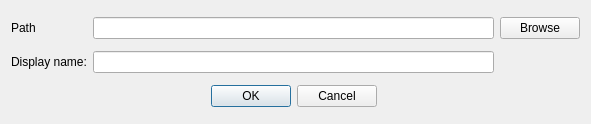
<?xml version="1.0" encoding="UTF-8"?>
<ui version="4.0">
 <class>ShortCutDialog</class>
 <widget class="QDialog" name="ShortCutDialog">
  <property name="geometry">
   <rect>
    <x>0</x>
    <y>0</y>
    <width>591</width>
    <height>124</height>
   </rect>
  </property>
  <property name="windowTitle">
   <string>Dialog</string>
  </property>
  <layout class="QGridLayout" name="gridLayout">
   <item row="0" column="0">
    <widget class="QLabel" name="label">
     <property name="text">
      <string>Path</string>
     </property>
    </widget>
   </item>
   <item row="0" column="1">
    <widget class="QLineEdit" name="txtPath"/>
   </item>
   <item row="0" column="2">
    <widget class="QPushButton" name="cmdBrowse">
     <property name="text">
      <string>Browse</string>
     </property>
    </widget>
   </item>
   <item row="2" column="1">
    <widget class="QDialogButtonBox" name="buttonBox">
     <property name="orientation">
      <enum>Qt::Horizontal</enum>
     </property>
     <property name="standardButtons">
      <set>QDialogButtonBox::Cancel|QDialogButtonBox::Ok</set>
     </property>
     <property name="centerButtons">
      <bool>true</bool>
     </property>
    </widget>
   </item>
   <item row="1" column="0">
    <widget class="QLabel" name="label_2">
     <property name="text">
      <string>Display name:</string>
     </property>
    </widget>
   </item>
   <item row="1" column="1">
    <widget class="QLineEdit" name="txtName"/>
   </item>
  </layout>
 </widget>
 <resources/>
 <connections>
  <connection>
   <sender>buttonBox</sender>
   <signal>accepted()</signal>
   <receiver>ShortCutDialog</receiver>
   <slot>accept()</slot>
   <hints>
    <hint type="sourcelabel">
     <x>248</x>
     <y>254</y>
    </hint>
    <hint type="destinationlabel">
     <x>157</x>
     <y>274</y>
    </hint>
   </hints>
  </connection>
  <connection>
   <sender>buttonBox</sender>
   <signal>rejected()</signal>
   <receiver>ShortCutDialog</receiver>
   <slot>reject()</slot>
   <hints>
    <hint type="sourcelabel">
     <x>316</x>
     <y>260</y>
    </hint>
    <hint type="destinationlabel">
     <x>286</x>
     <y>274</y>
    </hint>
   </hints>
  </connection>
 </connections>
</ui>
